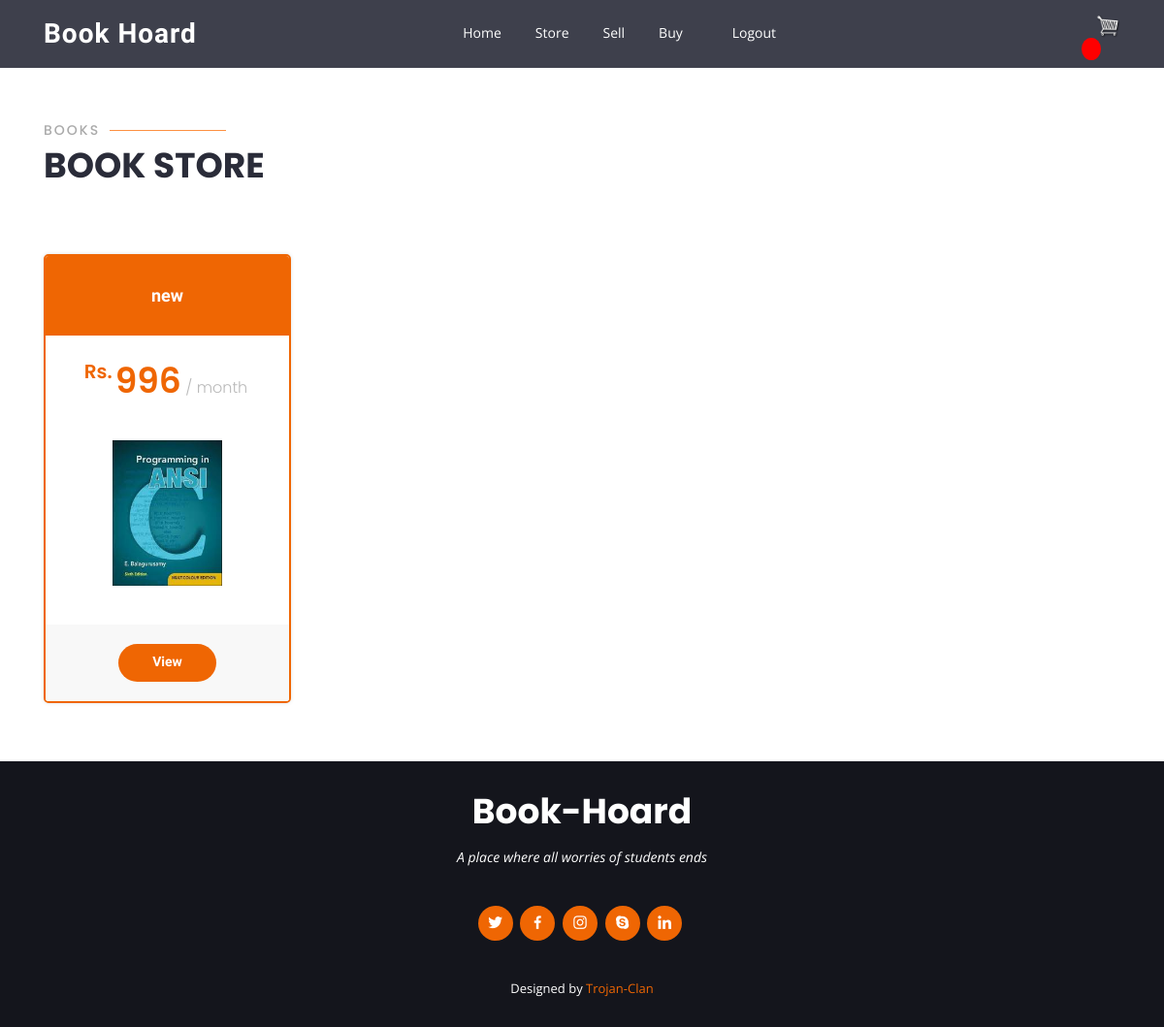
The app's page /store/ (signed in), older data.
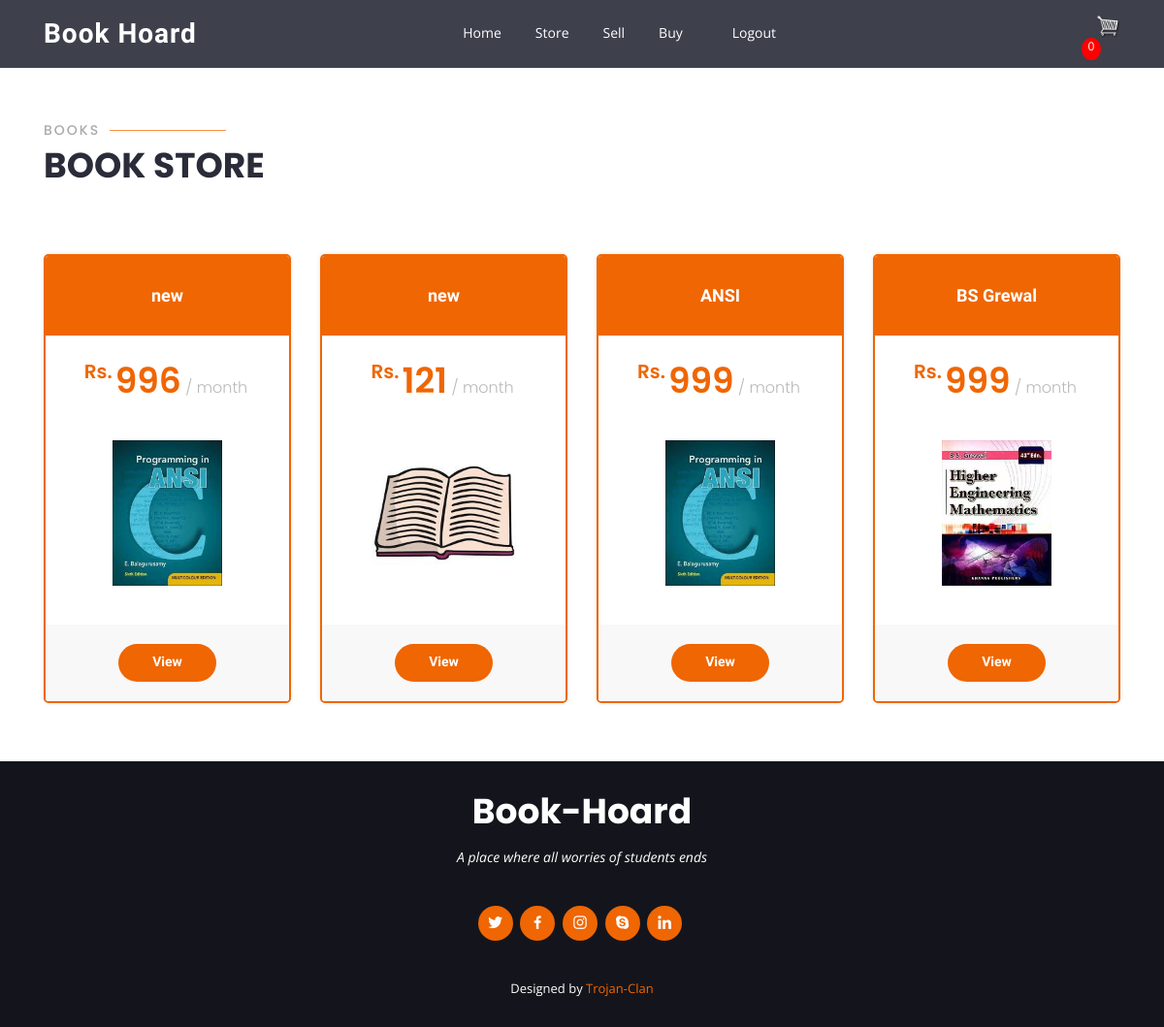
The same page, newer data.
### hoard/models.py (models this page shows, shortened)
class Product(models.Model):
    TYPE = [
            ('Sell','Sell'),
            ('Rent','Rent'),
            ('Sell or Rent','Sell or Rent'),
    ]
    owner       = models.ForeignKey(Owner, on_delete=models.CASCADE)
    title       = models.CharField(max_length = 25)
    type        = models.CharField(max_length = 12, choices = TYPE, default = 'Sell')
    price       = models.IntegerField()
    description = models.TextField(default="No Description Given")
    image       = models.ImageField(default='default.jpeg', upload_to='media/product')

### hoard/views.py (the view)
# urls.py: path('store/', views.store, name = 'store'),
def store(request):
    products = Product.objects.all()
    customer, created = Customer.objects.get_or_create(user = request.user)
    try:
        order = Order.objects.get(customer=customer)
        context =  {'products':products, 'cartItems': order.cart_items()}
    except ObjectDoesNotExist:
        order = None
        context =  {'products':products}
    return render(request, 'hoard/store.html', context)

### hoard/models.py (called while the page is built)
    def cart_items(self):
        return self.products.count

### hoard/templates/hoard/store.html
{% extends 'hoard/main.html'%}
{% block content %}
<section class="pricing">
  <div class="container">
    <div class="section-title" data-aos="zoom-out">
      <h2>Books</h2>
      <p>Book Store</p>
    </div>
    <div class="row">
      {% for book in products %}
      <div class="col-lg-3 col-md-6 mt-4">
        <div class="box featured" data-aos="zoom-in">
          <h3>{{book.title}}</h3>
          <h4><sup>Rs.</sup>{{book.price}}<span> / month</span></h4>
          <img class="product-image" src="{{ book.image.url }}" height="170px" alt="">
          <div class="btn-wrap">
            <a href="{% url 'product-detail' book.id %}" class="btn-buy">View</a>
          </div>
        </div>
      </div>
      {% endfor %}
    </div>
  </div>
</section>
  {% endblock %}

### hoard/templates/hoard/main.html (shortened to what this page needs)
{% load static %}
<!DOCTYPE html>
<html lang="en">
<head>
  <link href="{% static '/css/bootstrap.min.css' %}" rel="stylesheet">
  <link href="{% static '/css/icofont.min.css' %}" rel="stylesheet">
  <link href="{% static '/css/boxicons.min.css' %}" rel="stylesheet">
  <link href="{% static '/css/animate.min.css' %}" rel="stylesheet">
  <link href="{% static '/css/remixicon.css' %}" rel="stylesheet">
  <link href="{% static '/css/line-awesome.min.css' %}" rel="stylesheet">
  <link href="{% static '/css/venobox.css' %}" rel="stylesheet">
  <link href="{% static '/css/owl.carousel.min.css' %}" rel="stylesheet">
  <link href="{% static '/css/aos.css' %}" rel="stylesheet">
  <link href="{% static '/css/style.css' %}" rel="stylesheet">
</head>
<body>
  <header id="header" class="fixed{{top}} d-flex align-items-center  {{header}} ">
    <div class="container d-flex align-items-center">
      <div class="logo mr-auto">
        <h1 class="text-light"><a href="index.html">Book Hoard</a></h1>
      </div>
      <nav class="nav-menu d-none d-lg-block">
        <ul>
          <li><a href="{% url 'home' %}">Home</a></li>
            {% if not user.is_authenticated %}
              {% if top %}
            <li><a href="#pricing">Recent</a></li>
            <li><a href="#about">About</a></li>
            <li><a href="#team">Team</a></li>
            <li><a href="#contact">Contact</a></li>
              {% endif %}
            <li><a href="{% url 'login' %}">Login</a></li>
            <li><a href="{% url 'register' %}">Register</a></li>
            {% else %}
            <li><a href="{% url 'store' %}">Store</a></li>
            <li><a href="{% url 'product-create' %}">Sell</a></li>
            <li class="drop-down"><a href="">Buy</a>
          </li>
          <li><a href="{% url 'logout' %}">Logout</a></li>
          {% endif %}
        </ul>
      </nav>
      {% if not top %}
      {% if user.is_authenticated %}
      <div class="cart-margin">
        <a href="{% url 'cart' %}">
          <img id="cart-icon" src="{% static 'image/cart.png' %}" alt="">
          {% include "hoard/cart_var.html" %}
        </a>
      </div>
      {% endif %}
      {% endif %}
    </div>
  </header>
{% block content%} {% endblock %}
<footer id="footer">
  <div class="container">
    <h3>Book-Hoard</h3>
    <p>A place where all worries of students ends</p>
    <div class="social-links">
      <a href="#" class="twitter"><i class="bx bxl-twitter"></i></a>
      <a href="#" class="facebook"><i class="bx bxl-facebook"></i></a>
      <a href="#" class="instagram"><i class="bx bxl-instagram"></i></a>
      <a href="#" class="google-plus"><i class="bx bxl-skype"></i></a>
      <a href="#" class="linkedin"><i class="bx bxl-linkedin"></i></a>
    </div>
    <div class="credits">
      Designed by <a href="https://bootstrapmade.com/">Trojan-Clan</a>
    </div>
  </div>
</footer>
</body>
</html>

### hoard/templates/hoard/cart_var.html
<p id="cart-total">{{cartItems}}</p>

### hoard/static/css/style.css (style rules this page uses)
.product-image { margin: 10px 5px; padding: 10px 5px; }
.cart-margin { margin: 20px 0px 0px 300px; }
#cart-icon { width:25px; display: inline-block; margin-left: 15px; }
#cart-total { display: block; text-align: center; color:#fff; background-color: red; width: 20px; height: 23px; border-radius: 50%; font-size: 12px; }
body { font-family: "Open Sans", sans-serif; color: #444444; }
a { color: #ef6603; }
h1, h2, h3, h4, h5, h6 { font-family: "Raleway", sans-serif; }
#header { height: 70px; transition: all 0.5s; z-index: 997; transition: all 0.5s; background: rgba(42, 44, 57, 0.9); }
#header .logo h1 { font-size: 28px; margin: 0; padding: 0; line-height: 1; font-weight: 700; letter-spacing: 1px; }
#header .logo h1 a, #header .logo h1 a:hover { color: #fff; text-decoration: none; }
.nav-menu, .nav-menu * { margin: 0; padding: 0; list-style: none; }
.nav-menu > ul > li { position: relative; white-space: nowrap; float: left; }
.nav-menu a { display: block; position: relative; color: #fff; padding: 5px 15px 7px 15px; margin-left: 5px; transition: 0.3s; font-size: 14px; border-radius: 50px; font-family: "Open Sans", sans-serif; }
.nav-menu .drop-down > a:after { content: "\ea99"; font-family: IcoFont; padding-left: 5px; }
.mobile-nav { position: fixed; top: 55px; right: 15px; bottom: 15px; left: 15px; z-index: 9999; overflow-y: auto; background: #fff; transition: ease-in-out 0.2s; opacity: 0; visibility: hidden; border-radius: 10px; padding: 10px 0; }
.mobile-nav * { margin: 0; padding: 0; list-style: none; }
.mobile-nav a { display: block; position: relative; color: #2a2c39; padding: 10px 20px; font-weight: 500; outline: none; }
.mobile-nav .drop-down > a:after { content: "\ea99"; font-family: IcoFont; padding-left: 10px; position: absolute; right: 15px; }
.mobile-nav .drop-down > a { padding-right: 35px; }
section { padding: 60px 0; overflow: hidden; }
.section-title { padding-bottom: 40px; }
.section-title h2 { font-size: 14px; font-weight: 500; padding: 0; line-height: 1px; margin: 0 0 5px 0; letter-spacing: 2px; text-transform: uppercase; color: #aaaaaa; font-family: "Poppins", sans-serif; }
.section-title h2::after { content: ""; width: 120px; height: 1px; display: inline-block; background: #fd9042; margin: 4px 10px; }
.section-title p { margin: 0; margin: 0; font-size: 36px; font-weight: 700; text-transform: uppercase; font-family: "Poppins", sans-serif; color: #2a2c39; }
.pricing .box { padding: 20px; background: #fff; text-align: center; box-shadow: 0px 0px 4px rgba(0, 0, 0, 0.12); border-radius: 5px; position: relative; overflow: hidden; }
.pricing h3 { font-weight: 400; margin: -20px -20px 25px -20px; padding: 30px 15px; font-size: 18px; font-weight: 600; color: #777777; background: #f8f8f8; }
.pricing h4 { font-size: 36px; color: #ef6603; font-weight: 600; font-family: "Poppins", sans-serif; margin-bottom: 20px; }
.pricing h4 sup { font-size: 20px; top: -15px; left: -3px; }
.pricing h4 span { color: #bababa; font-size: 16px; font-weight: 300; }
.pricing .btn-wrap { margin: 20px -20px -20px -20px; padding: 20px 15px; background: #f8f8f8; text-align: center; }
.pricing .btn-buy { background: #ef6603; display: inline-block; padding: 8px 35px 10px 35px; border-radius: 50px; color: #fff; transition: none; font-size: 14px; font-weight: 400; font-family: "Raleway", sans-serif; font-weight: 600; transition: 0.3s; }
.pricing .featured { border: 2px solid #ef6603; }
.pricing .featured h3 { color: #fff; background: #ef6603; }
#footer { background: #14151c; color: #fff; font-size: 14px; text-align: center; padding: 30px 0; }
#footer h3 { font-size: 36px; font-weight: 700; color: #fff; position: relative; font-family: "Poppins", sans-serif; padding: 0; margin: 0 0 15px 0; }
#footer p { font-size: 15; font-style: italic; padding: 0; margin: 0 0 40px 0; }
#footer .social-links { margin: 0 0 40px 0; }
#footer .social-links a { font-size: 18px; display: inline-block; background: #ef6603; color: #fff; line-height: 1; padding: 8px 0; margin-right: 4px; border-radius: 50%; text-align: center; width: 36px; height: 36px; transition: 0.3s; }
#footer .credits { font-size: 13px; }

Row changes from the older to the newer data that the page shows:
added Product: title "new", price "121", image (placeholder picture)
added Product: title "ANSI", price "999", image (picture)
added Product: title "BS Grewal", price "999", image (picture)
Text that changed along with them:
{{ cartItems }}: (not shown) → "0"
